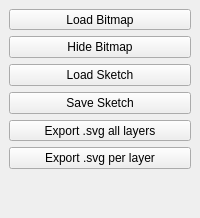
  <widget class="QDockWidget" name="toolBar">
   <property name="windowTitle">
    <string>Toolbar</string>
   </property>
   <attribute name="dockWidgetArea">
    <number>1</number>
   </attribute>
   <widget class="QWidget" name="dockWidgetContents">
    <layout class="QVBoxLayout" name="verticalLayout">
     <item>
      <widget class="QToolButton" name="loadBitmap">
       <property name="sizePolicy">
        <sizepolicy hsizetype="Expanding" vsizetype="Fixed">
         <horstretch>0</horstretch>
         <verstretch>0</verstretch>
        </sizepolicy>
       </property>
       <property name="text">
        <string>Load Bitmap</string>
       </property>
      </widget>
     </item>
     <item>
      <widget class="QPushButton" name="hideBitmap">
       <property name="text">
        <string>Hide Bitmap</string>
       </property>
      </widget>
     </item>
     <item>
      <widget class="QPushButton" name="loadSketch">
       <property name="text">
        <string>Load Sketch</string>
       </property>
      </widget>
     </item>
     <item>
      <widget class="QPushButton" name="saveSketch">
       <property name="text">
        <string>Save Sketch</string>
       </property>
      </widget>
     </item>
     <item>
      <widget class="QToolButton" name="exportSvg">
       <property name="sizePolicy">
        <sizepolicy hsizetype="Expanding" vsizetype="Fixed">
         <horstretch>0</horstretch>
         <verstretch>0</verstretch>
        </sizepolicy>
       </property>
       <property name="text">
        <string>Export .svg all layers</string>
       </property>
      </widget>
     </item>
     <item>
      <widget class="QPushButton" name="exportSvgPerLayer">
       <property name="text">
        <string>Export .svg per layer</string>
       </property>
      </widget>
     </item>
     <item>
      <spacer name="verticalSpacer">
       <property name="orientation">
        <enum>Qt::Vertical</enum>
       </property>
       <property name="sizeHint" stdset="0">
        <size>
         <width>20</width>
         <height>40</height>
        </size>
       </property>
      </spacer>
     </item>
    </layout>
   </widget>
  </widget>
